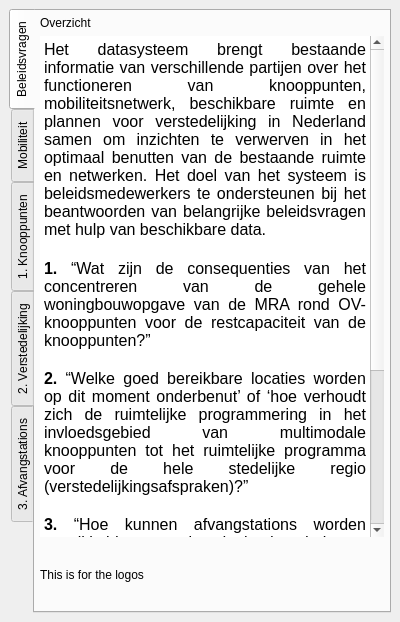
<?xml version="1.0" encoding="UTF-8"?>
<ui version="4.0">
 <class>KPOpilotDockWidgetBase</class>
 <widget class="QDockWidget" name="KPOpilotDockWidgetBase">
  <property name="geometry">
   <rect>
    <x>0</x>
    <y>0</y>
    <width>400</width>
    <height>622</height>
   </rect>
  </property>
  <property name="sizePolicy">
   <sizepolicy hsizetype="Preferred" vsizetype="Preferred">
    <horstretch>0</horstretch>
    <verstretch>0</verstretch>
   </sizepolicy>
  </property>
  <property name="minimumSize">
   <size>
    <width>400</width>
    <height>600</height>
   </size>
  </property>
  <property name="maximumSize">
   <size>
    <width>400</width>
    <height>524287</height>
   </size>
  </property>
  <property name="autoFillBackground">
   <bool>false</bool>
  </property>
  <property name="features">
   <set>QDockWidget::AllDockWidgetFeatures</set>
  </property>
  <property name="windowTitle">
   <string>Knooppuntontwikkeling - pilot</string>
  </property>
  <widget class="QWidget" name="dockWidgetContents">
   <layout class="QVBoxLayout" name="verticalLayout_4">
    <item>
     <widget class="QTabWidget" name="vragenTabWidget">
      <property name="tabPosition">
       <enum>QTabWidget::West</enum>
      </property>
      <property name="tabShape">
       <enum>QTabWidget::Rounded</enum>
      </property>
      <property name="currentIndex">
       <number>0</number>
      </property>
      <property name="elideMode">
       <enum>Qt::ElideRight</enum>
      </property>
      <widget class="QWidget" name="introductionTab">
       <attribute name="title">
        <string>Beleidsvragen</string>
       </attribute>
       <layout class="QVBoxLayout" name="verticalLayout_2" stretch="0,8,1">
        <property name="leftMargin">
         <number>5</number>
        </property>
        <property name="topMargin">
         <number>5</number>
        </property>
        <property name="rightMargin">
         <number>5</number>
        </property>
        <property name="bottomMargin">
         <number>5</number>
        </property>
        <item>
         <widget class="QLabel" name="introductionLabel">
          <property name="text">
           <string>Overzicht</string>
          </property>
         </widget>
        </item>
        <item>
         <widget class="QTextEdit" name="introductionSummaryText">
          <property name="sizePolicy">
           <sizepolicy hsizetype="Minimum" vsizetype="Expanding">
            <horstretch>0</horstretch>
            <verstretch>0</verstretch>
           </sizepolicy>
          </property>
          <property name="acceptDrops">
           <bool>false</bool>
          </property>
          <property name="autoFillBackground">
           <bool>false</bool>
          </property>
          <property name="frameShape">
           <enum>QFrame::NoFrame</enum>
          </property>
          <property name="frameShadow">
           <enum>QFrame::Plain</enum>
          </property>
          <property name="undoRedoEnabled">
           <bool>false</bool>
          </property>
          <property name="readOnly">
           <bool>true</bool>
          </property>
          <property name="html">
           <string>&lt;!DOCTYPE HTML PUBLIC &quot;-//W3C//DTD HTML 4.0//EN&quot; &quot;http://www.w3.org/TR/REC-html40/strict.dtd&quot;&gt;
&lt;html&gt;&lt;head&gt;&lt;meta name=&quot;qrichtext&quot; content=&quot;1&quot; /&gt;&lt;style type=&quot;text/css&quot;&gt;
p, li { white-space: pre-wrap; }
&lt;/style&gt;&lt;/head&gt;&lt;body style=&quot; font-family:'.Helvetica Neue DeskInterface'; font-size:13pt; font-weight:400; font-style:normal;&quot;&gt;
&lt;p align=&quot;justify&quot; style=&quot; margin-top:0px; margin-bottom:0px; margin-left:0px; margin-right:0px; -qt-block-indent:0; text-indent:0px;&quot;&gt;&lt;span style=&quot; font-size:12pt;&quot;&gt;Het datasysteem brengt bestaande informatie van verschillende partijen over het functioneren van knooppunten, mobiliteitsnetwerk, beschikbare ruimte en plannen voor verstedelijking in Nederland samen om inzichten te verwerven in het optimaal benutten van de bestaande ruimte en netwerken. Het doel van het systeem is beleidsmedewerkers te ondersteunen bij het beantwoorden van belangrijke beleidsvragen met hulp van beschikbare data.&lt;/span&gt;&lt;/p&gt;
&lt;p align=&quot;justify&quot; style=&quot;-qt-paragraph-type:empty; margin-top:0px; margin-bottom:0px; margin-left:0px; margin-right:0px; -qt-block-indent:0; text-indent:0px;&quot;&gt;&lt;br /&gt;&lt;/p&gt;
&lt;p align=&quot;justify&quot; style=&quot; margin-top:0px; margin-bottom:0px; margin-left:0px; margin-right:0px; -qt-block-indent:0; text-indent:0px;&quot;&gt;&lt;span style=&quot; font-size:12pt; font-weight:600;&quot;&gt;1.&lt;/span&gt;&lt;span style=&quot; font-size:12pt;&quot;&gt; “Wat zijn de consequenties van het concentreren van de gehele woningbouwopgave van de MRA rond OV-knooppunten voor de restcapaciteit van de knooppunten?”&lt;/span&gt;&lt;/p&gt;
&lt;p align=&quot;justify&quot; style=&quot;-qt-paragraph-type:empty; margin-top:0px; margin-bottom:0px; margin-left:0px; margin-right:0px; -qt-block-indent:0; text-indent:0px; font-size:12pt;&quot;&gt;&lt;br /&gt;&lt;/p&gt;
&lt;p align=&quot;justify&quot; style=&quot; margin-top:0px; margin-bottom:0px; margin-left:0px; margin-right:0px; -qt-block-indent:0; text-indent:0px;&quot;&gt;&lt;span style=&quot; font-size:12pt; font-weight:600;&quot;&gt;2.&lt;/span&gt;&lt;span style=&quot; font-size:12pt;&quot;&gt; “Welke goed bereikbare locaties worden op dit moment onderbenut’ of ‘hoe verhoudt zich de ruimtelijke programmering in het invloedsgebied van multimodale knooppunten tot het ruimtelijke programma voor de hele stedelijke regio (verstedelijkingsafspraken)?”&lt;/span&gt;&lt;/p&gt;
&lt;p align=&quot;justify&quot; style=&quot;-qt-paragraph-type:empty; margin-top:0px; margin-bottom:0px; margin-left:0px; margin-right:0px; -qt-block-indent:0; text-indent:0px; font-size:12pt;&quot;&gt;&lt;br /&gt;&lt;/p&gt;
&lt;p align=&quot;justify&quot; style=&quot; margin-top:0px; margin-bottom:0px; margin-left:0px; margin-right:0px; -qt-block-indent:0; text-indent:0px;&quot;&gt;&lt;span style=&quot; font-size:12pt; font-weight:600;&quot;&gt;3.&lt;/span&gt;&lt;span style=&quot; font-size:12pt;&quot;&gt; “Hoe kunnen afvangstations worden ontwikkeld met als doel de druk op overbelaste stations te verminderen in het kader van de bereikbaarheid van belangrijke locaties?”&lt;/span&gt;&lt;/p&gt;
&lt;p align=&quot;justify&quot; style=&quot;-qt-paragraph-type:empty; margin-top:0px; margin-bottom:0px; margin-left:0px; margin-right:0px; -qt-block-indent:0; text-indent:0px; font-size:12pt;&quot;&gt;&lt;br /&gt;&lt;/p&gt;
&lt;p align=&quot;justify&quot; style=&quot; margin-top:0px; margin-bottom:0px; margin-left:0px; margin-right:0px; -qt-block-indent:0; text-indent:0px;&quot;&gt;&lt;span style=&quot; font-size:12pt; font-weight:600;&quot;&gt;Disclaimer:&lt;/span&gt;&lt;/p&gt;
&lt;p align=&quot;justify&quot; style=&quot; margin-top:0px; margin-bottom:0px; margin-left:0px; margin-right:0px; -qt-block-indent:0; text-indent:0px;&quot;&gt;&lt;span style=&quot; font-size:12pt;&quot;&gt;The data and analysis in this pilot project serve demonstration purposes of the potential use and benefits of such an integrated planning support framework. The data and maps should not be considered final or accurate, and should not be used for production of plans or decision making.&lt;/span&gt;&lt;/p&gt;&lt;/body&gt;&lt;/html&gt;</string>
          </property>
          <property name="acceptRichText">
           <bool>false</bool>
          </property>
         </widget>
        </item>
        <item>
         <widget class="QLabel" name="logosLabel">
          <property name="text">
           <string>This is for the logos</string>
          </property>
         </widget>
        </item>
       </layout>
      </widget>
      <widget class="QWidget" name="mobiliteitTab">
       <attribute name="title">
        <string>Mobiliteit</string>
       </attribute>
       <layout class="QVBoxLayout" name="verticalLayout" stretch="0,0,0">
        <property name="leftMargin">
         <number>5</number>
        </property>
        <property name="topMargin">
         <number>5</number>
        </property>
        <property name="rightMargin">
         <number>5</number>
        </property>
        <property name="bottomMargin">
         <number>5</number>
        </property>
        <item>
         <widget class="QGroupBox" name="isochroneBox">
          <property name="title">
           <string>Invloedsgebied van het treinstations</string>
          </property>
          <layout class="QVBoxLayout" name="verticalLayout_7">
           <property name="leftMargin">
            <number>5</number>
           </property>
           <property name="topMargin">
            <number>5</number>
           </property>
           <property name="rightMargin">
            <number>5</number>
           </property>
           <property name="bottomMargin">
            <number>5</number>
           </property>
           <item>
            <widget class="QCheckBox" name="isochroneWalkCheck">
             <property name="text">
              <string>Lopen (10 min - 800 m)</string>
             </property>
            </widget>
           </item>
           <item>
            <widget class="QCheckBox" name="isochroneBikeCheck">
             <property name="text">
              <string>Fietsen (10 min - 3000 m)</string>
             </property>
            </widget>
           </item>
           <item>
            <widget class="QCheckBox" name="isochroneOvCheck">
             <property name="text">
              <string>Bus/Tram/Metro (10 min)</string>
             </property>
            </widget>
           </item>
          </layout>
         </widget>
        </item>
        <item>
         <widget class="QGroupBox" name="ptalBox">
          <property name="title">
           <string>OV Bereikbaarheid</string>
          </property>
          <layout class="QHBoxLayout" name="horizontalLayout" stretch="2,1">
           <property name="leftMargin">
            <number>5</number>
           </property>
           <property name="topMargin">
            <number>5</number>
           </property>
           <property name="rightMargin">
            <number>5</number>
           </property>
           <property name="bottomMargin">
            <number>5</number>
           </property>
           <item>
            <widget class="QComboBox" name="ptalSelectCombo">
             <item>
              <property name="text">
               <string>Bereikbaarheidsniveau</string>
              </property>
             </item>
             <item>
              <property name="text">
               <string>Bereikbaarheidsindex</string>
              </property>
             </item>
            </widget>
           </item>
           <item>
            <widget class="QCheckBox" name="ptalShowCheck">
             <property name="text">
              <string>Aan / Uit</string>
             </property>
            </widget>
           </item>
          </layout>
         </widget>
        </item>
        <item>
         <widget class="QGroupBox" name="frequencyBox">
          <property name="title">
           <string>OV Frequentie </string>
          </property>
          <layout class="QGridLayout" name="gridLayout_5" columnstretch="2,1">
           <property name="leftMargin">
            <number>5</number>
           </property>
           <property name="topMargin">
            <number>5</number>
           </property>
           <property name="rightMargin">
            <number>5</number>
           </property>
           <property name="bottomMargin">
            <number>5</number>
           </property>
           <item row="3" column="0" colspan="2">
            <widget class="QTableWidget" name="stopSummaryTable">
             <property name="editTriggers">
              <set>QAbstractItemView::NoEditTriggers</set>
             </property>
             <property name="alternatingRowColors">
              <bool>true</bool>
             </property>
             <property name="selectionMode">
              <enum>QAbstractItemView::SingleSelection</enum>
             </property>
             <property name="selectionBehavior">
              <enum>QAbstractItemView::SelectRows</enum>
             </property>
             <property name="showGrid">
              <bool>false</bool>
             </property>
             <attribute name="horizontalHeaderDefaultSectionSize">
              <number>50</number>
             </attribute>
             <column>
              <property name="text">
               <string>Halte</string>
              </property>
             </column>
             <column>
              <property name="text">
               <string>Trein</string>
              </property>
             </column>
             <column>
              <property name="text">
               <string>Metro</string>
              </property>
             </column>
             <column>
              <property name="text">
               <string>Tram</string>
              </property>
             </column>
             <column>
              <property name="text">
               <string>Bus</string>
              </property>
             </column>
            </widget>
           </item>
           <item row="1" column="0">
            <widget class="QComboBox" name="stopSelectCombo">
             <item>
              <property name="text">
               <string>Alle OV haltes</string>
              </property>
             </item>
             <item>
              <property name="text">
               <string>Treinstations</string>
              </property>
             </item>
             <item>
              <property name="text">
               <string>Metrostations</string>
              </property>
             </item>
             <item>
              <property name="text">
               <string>Tramhaltes</string>
              </property>
             </item>
             <item>
              <property name="text">
               <string>Bushaltes</string>
              </property>
             </item>
            </widget>
           </item>
           <item row="1" column="1">
            <widget class="QCheckBox" name="stopFrequencyCheck">
             <property name="text">
              <string>Aan / Uit</string>
             </property>
            </widget>
           </item>
           <item row="0" column="0">
            <widget class="QComboBox" name="frequencyTimeCombo">
             <item>
              <property name="text">
               <string>Ochtendspits</string>
              </property>
             </item>
             <item>
              <property name="text">
               <string>Daluren</string>
              </property>
             </item>
             <item>
              <property name="text">
               <string>Avondspits</string>
              </property>
             </item>
            </widget>
           </item>
          </layout>
         </widget>
        </item>
       </layout>
      </widget>
      <widget class="QWidget" name="knooppuntenTab">
       <attribute name="title">
        <string>1. Knooppunten</string>
       </attribute>
       <attribute name="toolTip">
        <string>&lt;html&gt;&lt;head/&gt;&lt;body&gt;&lt;p&gt;Knooppunten drukte en capaciteit&lt;/p&gt;&lt;/body&gt;&lt;/html&gt;</string>
       </attribute>
       <layout class="QVBoxLayout" name="verticalLayout_5" stretch="2,5">
        <property name="leftMargin">
         <number>5</number>
        </property>
        <property name="topMargin">
         <number>5</number>
        </property>
        <property name="rightMargin">
         <number>5</number>
        </property>
        <property name="bottomMargin">
         <number>5</number>
        </property>
        <item>
         <widget class="QGroupBox" name="housingScenarioBox">
          <property name="title">
           <string>Woonscenario</string>
          </property>
          <layout class="QGridLayout" name="gridLayout_2" rowstretch="0,0,0,0,2" columnstretch="1,1,1,0">
           <property name="leftMargin">
            <number>5</number>
           </property>
           <property name="topMargin">
            <number>5</number>
           </property>
           <property name="rightMargin">
            <number>5</number>
           </property>
           <property name="bottomMargin">
            <number>5</number>
           </property>
           <item row="0" column="3">
            <widget class="QCheckBox" name="scenarioShowCheck">
             <property name="text">
              <string>Aan / Uit</string>
             </property>
             <property name="checked">
              <bool>true</bool>
             </property>
            </widget>
           </item>
           <item row="4" column="0" colspan="4">
            <widget class="QTextEdit" name="scenarioSummaryText">
             <property name="frameShape">
              <enum>QFrame::NoFrame</enum>
             </property>
             <property name="frameShadow">
              <enum>QFrame::Plain</enum>
             </property>
             <property name="readOnly">
              <bool>true</bool>
             </property>
             <property name="html">
              <string>&lt;!DOCTYPE HTML PUBLIC &quot;-//W3C//DTD HTML 4.0//EN&quot; &quot;http://www.w3.org/TR/REC-html40/strict.dtd&quot;&gt;
&lt;html&gt;&lt;head&gt;&lt;meta name=&quot;qrichtext&quot; content=&quot;1&quot; /&gt;&lt;style type=&quot;text/css&quot;&gt;
p, li { white-space: pre-wrap; }
&lt;/style&gt;&lt;/head&gt;&lt;body style=&quot; font-family:'.Helvetica Neue DeskInterface'; font-size:13pt; font-weight:400; font-style:normal;&quot;&gt;
&lt;p style=&quot; margin-top:0px; margin-bottom:0px; margin-left:0px; margin-right:0px; -qt-block-indent:0; text-indent:0px;&quot;&gt;xxxx totaal huishouden&lt;/p&gt;
&lt;p style=&quot; margin-top:0px; margin-bottom:0px; margin-left:0px; margin-right:0px; -qt-block-indent:0; text-indent:0px;&quot;&gt;xxx op loopafstand van treinstations&lt;/p&gt;
&lt;p style=&quot; margin-top:0px; margin-bottom:0px; margin-left:0px; margin-right:0px; -qt-block-indent:0; text-indent:0px;&quot;&gt;xxx op fietsafstand van treinstations&lt;/p&gt;
&lt;p style=&quot; margin-top:0px; margin-bottom:0px; margin-left:0px; margin-right:0px; -qt-block-indent:0; text-indent:0px;&quot;&gt;xxx buiten invloedsgebied van treinstations&lt;/p&gt;&lt;/body&gt;&lt;/html&gt;</string>
             </property>
            </widget>
           </item>
           <item row="3" column="0">
            <widget class="QLabel" name="tod0pcLabel">
             <property name="text">
              <string>0%</string>
             </property>
            </widget>
           </item>
           <item row="3" column="1">
            <widget class="QLabel" name="tod50pcLabel">
             <property name="text">
              <string>50%</string>
             </property>
             <property name="alignment">
              <set>Qt::AlignCenter</set>
             </property>
            </widget>
           </item>
           <item row="3" column="2">
            <widget class="QLabel" name="tod100pcLabel">
             <property name="text">
              <string>100%</string>
             </property>
             <property name="alignment">
              <set>Qt::AlignRight|Qt::AlignTrailing|Qt::AlignVCenter</set>
             </property>
            </widget>
           </item>
           <item row="2" column="0" colspan="3">
            <widget class="QSlider" name="todPolicySlider">
             <property name="maximum">
              <number>2</number>
             </property>
             <property name="singleStep">
              <number>1</number>
             </property>
             <property name="pageStep">
              <number>1</number>
             </property>
             <property name="orientation">
              <enum>Qt::Horizontal</enum>
             </property>
             <property name="tickPosition">
              <enum>QSlider::TicksBelow</enum>
             </property>
             <property name="tickInterval">
              <number>1</number>
             </property>
            </widget>
           </item>
           <item row="0" column="0" colspan="3">
            <widget class="QComboBox" name="scenarioSelectCombo">
             <item>
              <property name="text">
               <string>Huidige situatie</string>
              </property>
             </item>
             <item>
              <property name="text">
               <string>WLO 2040 Laag</string>
              </property>
             </item>
             <item>
              <property name="text">
               <string>WLO 2040 Hoog</string>
              </property>
             </item>
            </widget>
           </item>
           <item row="3" column="3">
            <widget class="QLabel" name="todPolicyValueLabel">
             <property name="text">
              <string>0%</string>
             </property>
            </widget>
           </item>
           <item row="2" column="3">
            <widget class="QCheckBox" name="isochronesShowCheck">
             <property name="text">
              <string>Invloedsgebied</string>
             </property>
             <property name="checked">
              <bool>false</bool>
             </property>
            </widget>
           </item>
           <item row="1" column="0" colspan="4">
            <widget class="QLabel" name="todPolicyLabel">
             <property name="text">
              <string>TOD beleid: Concentratie rondom treinstations</string>
             </property>
            </widget>
           </item>
          </layout>
         </widget>
        </item>
        <item>
         <widget class="QGroupBox" name="knooppuntenStatusBox">
          <property name="title">
           <string>Treinstations kenmerken</string>
          </property>
          <layout class="QGridLayout" name="gridLayout" columnstretch="2,1">
           <property name="leftMargin">
            <number>5</number>
           </property>
           <property name="topMargin">
            <number>5</number>
           </property>
           <property name="rightMargin">
            <number>5</number>
           </property>
           <property name="bottomMargin">
            <number>5</number>
           </property>
           <item row="0" column="0">
            <widget class="QComboBox" name="knooppuntenAttributeCombo">
             <item>
              <property name="text">
               <string>In- en uitstappers trein</string>
              </property>
             </item>
             <item>
              <property name="text">
               <string>In- en uitstappers BTM</string>
              </property>
             </item>
             <item>
              <property name="text">
               <string>Fiets bezetting %</string>
              </property>
             </item>
             <item>
              <property name="text">
               <string>P+R bezetting %</string>
              </property>
             </item>
            </widget>
           </item>
           <item row="0" column="1">
            <widget class="QCheckBox" name="knooppuntenShowCheck">
             <property name="text">
              <string>Aan / Uit</string>
             </property>
            </widget>
           </item>
           <item row="1" column="0" colspan="2">
            <widget class="QTableWidget" name="knooppuntenSummaryTable">
             <property name="editTriggers">
              <set>QAbstractItemView::NoEditTriggers</set>
             </property>
             <property name="alternatingRowColors">
              <bool>true</bool>
             </property>
             <property name="selectionMode">
              <enum>QAbstractItemView::SingleSelection</enum>
             </property>
             <property name="selectionBehavior">
              <enum>QAbstractItemView::SelectRows</enum>
             </property>
             <property name="showGrid">
              <bool>false</bool>
             </property>
             <property name="sortingEnabled">
              <bool>true</bool>
             </property>
             <attribute name="horizontalHeaderDefaultSectionSize">
              <number>100</number>
             </attribute>
             <column>
              <property name="text">
               <string>Station</string>
              </property>
             </column>
             <column>
              <property name="text">
               <string>Number</string>
              </property>
             </column>
             <column>
              <property name="text">
               <string>% verandering</string>
              </property>
             </column>
            </widget>
           </item>
          </layout>
         </widget>
        </item>
       </layout>
      </widget>
      <widget class="QWidget" name="verstedelijkingTab">
       <attribute name="title">
        <string>2. Verstedelijking</string>
       </attribute>
       <layout class="QVBoxLayout" name="verticalLayout_6">
        <property name="leftMargin">
         <number>5</number>
        </property>
        <property name="topMargin">
         <number>5</number>
        </property>
        <property name="rightMargin">
         <number>5</number>
        </property>
        <property name="bottomMargin">
         <number>5</number>
        </property>
        <item>
         <widget class="QGroupBox" name="opportunitiesBox">
          <property name="sizePolicy">
           <sizepolicy hsizetype="Preferred" vsizetype="Preferred">
            <horstretch>0</horstretch>
            <verstretch>0</verstretch>
           </sizepolicy>
          </property>
          <property name="title">
           <string>Benutting en bereikbaarheid</string>
          </property>
          <layout class="QGridLayout" name="gridLayout_3" columnstretch="2,0">
           <property name="leftMargin">
            <number>5</number>
           </property>
           <property name="topMargin">
            <number>5</number>
           </property>
           <property name="rightMargin">
            <number>5</number>
           </property>
           <property name="bottomMargin">
            <number>5</number>
           </property>
           <item row="4" column="1">
            <widget class="QCheckBox" name="accessibilityShowCheck">
             <property name="text">
              <string>Aan / Uit</string>
             </property>
            </widget>
           </item>
           <item row="2" column="0" colspan="2">
            <widget class="QLabel" name="intensityValueLabel">
             <property name="text">
              <string>(Level)</string>
             </property>
             <property name="alignment">
              <set>Qt::AlignLeading|Qt::AlignLeft|Qt::AlignVCenter</set>
             </property>
            </widget>
           </item>
           <item row="4" column="0">
            <widget class="QSlider" name="accessibilityValueSlider">
             <property name="minimum">
              <number>0</number>
             </property>
             <property name="maximum">
              <number>7</number>
             </property>
             <property name="singleStep">
              <number>1</number>
             </property>
             <property name="pageStep">
              <number>1</number>
             </property>
             <property name="value">
              <number>0</number>
             </property>
             <property name="orientation">
              <enum>Qt::Horizontal</enum>
             </property>
             <property name="tickPosition">
              <enum>QSlider::TicksBelow</enum>
             </property>
            </widget>
           </item>
           <item row="5" column="0" colspan="2">
            <widget class="QLabel" name="accessibilityValueLabel">
             <property name="text">
              <string>(Level)</string>
             </property>
             <property name="alignment">
              <set>Qt::AlignLeading|Qt::AlignLeft|Qt::AlignVCenter</set>
             </property>
            </widget>
           </item>
           <item row="1" column="0">
            <widget class="QSlider" name="intensityValueSlider">
             <property name="minimum">
              <number>0</number>
             </property>
             <property name="maximum">
              <number>5</number>
             </property>
             <property name="singleStep">
              <number>1</number>
             </property>
             <property name="pageStep">
              <number>1</number>
             </property>
             <property name="value">
              <number>5</number>
             </property>
             <property name="orientation">
              <enum>Qt::Horizontal</enum>
             </property>
             <property name="tickPosition">
              <enum>QSlider::TicksBelow</enum>
             </property>
             <property name="tickInterval">
              <number>1</number>
             </property>
            </widget>
           </item>
           <item row="1" column="1">
            <widget class="QCheckBox" name="intensityShowCheck">
             <property name="text">
              <string>Aan / Uit</string>
             </property>
            </widget>
           </item>
           <item row="3" column="0">
            <widget class="QLabel" name="accessibilityLabel">
             <property name="text">
              <string>Bereikbaarheidsniveau (PTAL):</string>
             </property>
            </widget>
           </item>
           <item row="3" column="1">
            <widget class="QCheckBox" name="locatiesShowCheck">
             <property name="text">
              <string>Aan / Uit</string>
             </property>
            </widget>
           </item>
           <item row="0" column="0" colspan="2">
            <widget class="QComboBox" name="intensitySelectCombo">
             <item>
              <property name="text">
               <string>Huishoudens</string>
              </property>
             </item>
             <item>
              <property name="text">
               <string>Intensiteit (inwoners, werknemer, studenten)</string>
              </property>
             </item>
             <item>
              <property name="text">
               <string>Fysieke dichtheid (FSI)</string>
              </property>
             </item>
             <item>
              <property name="text">
               <string>WOZ waarde</string>
              </property>
             </item>
            </widget>
           </item>
          </layout>
         </widget>
        </item>
        <item>
         <widget class="QGroupBox" name="plansBox">
          <property name="title">
           <string>Ontwikkellocaties</string>
          </property>
          <layout class="QGridLayout" name="gridLayout_4" rowstretch="1,1,8" columnstretch="2,1" rowminimumheight="0,0,0">
           <property name="leftMargin">
            <number>5</number>
           </property>
           <property name="topMargin">
            <number>5</number>
           </property>
           <property name="rightMargin">
            <number>5</number>
           </property>
           <property name="bottomMargin">
            <number>5</number>
           </property>
           <item row="0" column="0">
            <widget class="QComboBox" name="planSelectCombo">
             <item>
              <property name="text">
               <string>Plancapaciteit</string>
              </property>
             </item>
             <item>
              <property name="text">
               <string>Kantorenleegstand</string>
              </property>
             </item>
             <item>
              <property name="text">
               <string>Woningbouwafspraken 2020</string>
              </property>
             </item>
             <item>
              <property name="text">
               <string>Tekort aan plannen 2020</string>
              </property>
             </item>
            </widget>
           </item>
           <item row="1" column="0" colspan="2">
            <widget class="QTextEdit" name="planSummaryText">
             <property name="frameShape">
              <enum>QFrame::NoFrame</enum>
             </property>
             <property name="frameShadow">
              <enum>QFrame::Plain</enum>
             </property>
             <property name="readOnly">
              <bool>true</bool>
             </property>
             <property name="html">
              <string>&lt;!DOCTYPE HTML PUBLIC &quot;-//W3C//DTD HTML 4.0//EN&quot; &quot;http://www.w3.org/TR/REC-html40/strict.dtd&quot;&gt;
&lt;html&gt;&lt;head&gt;&lt;meta name=&quot;qrichtext&quot; content=&quot;1&quot; /&gt;&lt;style type=&quot;text/css&quot;&gt;
p, li { white-space: pre-wrap; }
&lt;/style&gt;&lt;/head&gt;&lt;body style=&quot; font-family:'.Helvetica Neue DeskInterface'; font-size:13pt; font-weight:400; font-style:normal;&quot;&gt;
&lt;p style=&quot; margin-top:0px; margin-bottom:0px; margin-left:0px; margin-right:0px; -qt-block-indent:0; text-indent:0px;&quot;&gt;xxxx totaal woningen&lt;/p&gt;
&lt;p style=&quot; margin-top:0px; margin-bottom:0px; margin-left:0px; margin-right:0px; -qt-block-indent:0; text-indent:0px;&quot;&gt;xxxx in onderbenut bereikbaare locaties&lt;/p&gt;
&lt;p style=&quot; margin-top:0px; margin-bottom:0px; margin-left:0px; margin-right:0px; -qt-block-indent:0; text-indent:0px;&quot;&gt;xxxx buiten onderbenut bereikbaare locaties&lt;/p&gt;&lt;/body&gt;&lt;/html&gt;</string>
             </property>
            </widget>
           </item>
           <item row="2" column="0" colspan="2">
            <widget class="QTableWidget" name="planAttributeTable">
             <property name="editTriggers">
              <set>QAbstractItemView::NoEditTriggers</set>
             </property>
             <property name="alternatingRowColors">
              <bool>true</bool>
             </property>
             <property name="selectionMode">
              <enum>QAbstractItemView::SingleSelection</enum>
             </property>
             <property name="selectionBehavior">
              <enum>QAbstractItemView::SelectRows</enum>
             </property>
             <property name="showGrid">
              <bool>false</bool>
             </property>
             <attribute name="horizontalHeaderDefaultSectionSize">
              <number>100</number>
             </attribute>
             <attribute name="horizontalHeaderMinimumSectionSize">
              <number>30</number>
             </attribute>
             <column>
              <property name="text">
               <string>Plaatsnaam</string>
              </property>
             </column>
             <column>
              <property name="text">
               <string>Nieuwe woningen</string>
              </property>
             </column>
             <column>
              <property name="text">
               <string>Bereikbaarheid</string>
              </property>
             </column>
            </widget>
           </item>
           <item row="0" column="1">
            <widget class="QCheckBox" name="planShowCheck">
             <property name="text">
              <string>Aan / Uit</string>
             </property>
            </widget>
           </item>
          </layout>
         </widget>
        </item>
       </layout>
      </widget>
      <widget class="QWidget" name="koppelingenTab">
       <attribute name="title">
        <string>3. Afvangstations</string>
       </attribute>
       <layout class="QVBoxLayout" name="verticalLayout_3" stretch="3,4">
        <property name="leftMargin">
         <number>5</number>
        </property>
        <property name="topMargin">
         <number>5</number>
        </property>
        <property name="rightMargin">
         <number>5</number>
        </property>
        <property name="bottomMargin">
         <number>5</number>
        </property>
        <item>
         <widget class="QGroupBox" name="overbelastBox">
          <property name="title">
           <string>Afvangstations</string>
          </property>
          <layout class="QGridLayout" name="gridLayout_7" columnstretch="2,1">
           <property name="leftMargin">
            <number>5</number>
           </property>
           <property name="topMargin">
            <number>5</number>
           </property>
           <property name="rightMargin">
            <number>5</number>
           </property>
           <property name="bottomMargin">
            <number>5</number>
           </property>
           <item row="0" column="0">
            <widget class="QComboBox" name="overbelastAttributeCombo">
             <item>
              <property name="text">
               <string>In- en uitstappers trein</string>
              </property>
             </item>
             <item>
              <property name="text">
               <string>In- en uitstappers BTM</string>
              </property>
             </item>
             <item>
              <property name="text">
               <string>Fiets bezetting %</string>
              </property>
             </item>
             <item>
              <property name="text">
               <string>P+R bezetting %</string>
              </property>
             </item>
             <item>
              <property name="text">
               <string>Passanten</string>
              </property>
             </item>
             <item>
              <property name="text">
               <string>OV Fiets</string>
              </property>
             </item>
            </widget>
           </item>
           <item row="0" column="1">
            <widget class="QCheckBox" name="overbelastShowCheck">
             <property name="text">
              <string>Aan / Uit</string>
             </property>
             <property name="checked">
              <bool>true</bool>
             </property>
            </widget>
           </item>
           <item row="1" column="0" colspan="2">
            <widget class="QTableWidget" name="overbelastAttributeTable">
             <property name="editTriggers">
              <set>QAbstractItemView::NoEditTriggers</set>
             </property>
             <property name="alternatingRowColors">
              <bool>true</bool>
             </property>
             <property name="selectionMode">
              <enum>QAbstractItemView::SingleSelection</enum>
             </property>
             <property name="selectionBehavior">
              <enum>QAbstractItemView::SelectRows</enum>
             </property>
             <property name="showGrid">
              <bool>false</bool>
             </property>
             <attribute name="horizontalHeaderDefaultSectionSize">
              <number>80</number>
             </attribute>
             <column>
              <property name="text">
               <string>Station</string>
              </property>
             </column>
             <column>
              <property name="text">
               <string>Value</string>
              </property>
             </column>
            </widget>
           </item>
          </layout>
         </widget>
        </item>
        <item>
         <widget class="QGroupBox" name="importantLocationsBox">
          <property name="title">
           <string>Locaties</string>
          </property>
          <layout class="QGridLayout" name="gridLayout_6" columnstretch="2,1">
           <property name="leftMargin">
            <number>5</number>
           </property>
           <property name="topMargin">
            <number>5</number>
           </property>
           <property name="rightMargin">
            <number>5</number>
           </property>
           <property name="bottomMargin">
            <number>5</number>
           </property>
           <item row="0" column="0">
            <widget class="QComboBox" name="locationSelectCombo">
             <item>
              <property name="text">
               <string>Magneten</string>
              </property>
             </item>
             <item>
              <property name="text">
               <string>Belangrijke locaties</string>
              </property>
             </item>
             <item>
              <property name="text">
               <string>Invloedsgebied overlap</string>
              </property>
             </item>
            </widget>
           </item>
           <item row="0" column="1">
            <widget class="QCheckBox" name="locationShowCheck">
             <property name="text">
              <string>Aan / Uit</string>
             </property>
            </widget>
           </item>
           <item row="1" column="0" colspan="2">
            <widget class="QTableWidget" name="locationAttributeTable">
             <property name="editTriggers">
              <set>QAbstractItemView::NoEditTriggers</set>
             </property>
             <property name="alternatingRowColors">
              <bool>true</bool>
             </property>
             <property name="selectionMode">
              <enum>QAbstractItemView::SingleSelection</enum>
             </property>
             <property name="selectionBehavior">
              <enum>QAbstractItemView::SelectRows</enum>
             </property>
             <property name="showGrid">
              <bool>false</bool>
             </property>
             <attribute name="horizontalHeaderDefaultSectionSize">
              <number>100</number>
             </attribute>
             <column>
              <property name="text">
               <string>Locatie naam</string>
              </property>
             </column>
             <column>
              <property name="text">
               <string>Activiteit</string>
              </property>
             </column>
             <column>
              <property name="text">
               <string>Bereikbaarheid</string>
              </property>
             </column>
            </widget>
           </item>
          </layout>
         </widget>
        </item>
       </layout>
      </widget>
     </widget>
    </item>
   </layout>
  </widget>
 </widget>
 <resources/>
 <connections/>
</ui>
